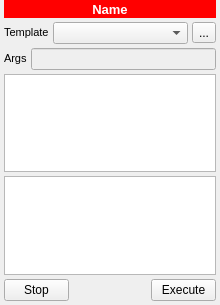
<?xml version="1.0" encoding="utf-8"?>
<!--
#############################################################################
# Copyright (C) 2017 - 2018 VTT Technical Research Centre of Finland
#
# This file is part of Spine Toolbox.
#
# Spine Toolbox is free software: you can redistribute it and/or modify
# it under the terms of the GNU Lesser General Public License as published by
# the Free Software Foundation, either version 3 of the License, or
# (at your option) any later version.
#
# This program is distributed in the hope that it will be useful,
# but WITHOUT ANY WARRANTY; without even the implied warranty of
# MERCHANTABILITY or FITNESS FOR A PARTICULAR PURPOSE.  See the
# GNU Lesser General Public License for more details.
#
# You should have received a copy of the GNU Lesser General Public License
# along with this program.  If not, see <http://www.gnu.org/licenses/>.
#############################################################################
-->
<ui version="4.0">
 <class>Form</class>
 <widget class="QWidget" name="Form">
  <property name="enabled">
   <bool>true</bool>
  </property>
  <property name="geometry">
   <rect>
    <x>0</x>
    <y>0</y>
    <width>220</width>
    <height>305</height>
   </rect>
  </property>
  <property name="sizePolicy">
   <sizepolicy hsizetype="Expanding" vsizetype="Expanding">
    <horstretch>0</horstretch>
    <verstretch>0</verstretch>
   </sizepolicy>
  </property>
  <property name="minimumSize">
   <size>
    <width>0</width>
    <height>0</height>
   </size>
  </property>
  <property name="contextMenuPolicy">
   <enum>Qt::CustomContextMenu</enum>
  </property>
  <property name="windowTitle">
   <string>Tool</string>
  </property>
  <layout class="QVBoxLayout" name="verticalLayout_3">
   <property name="spacing">
    <number>0</number>
   </property>
   <property name="leftMargin">
    <number>0</number>
   </property>
   <property name="topMargin">
    <number>0</number>
   </property>
   <property name="rightMargin">
    <number>0</number>
   </property>
   <property name="bottomMargin">
    <number>0</number>
   </property>
   <item>
    <layout class="QVBoxLayout" name="verticalLayout_2">
     <property name="spacing">
      <number>4</number>
     </property>
     <property name="leftMargin">
      <number>4</number>
     </property>
     <property name="topMargin">
      <number>0</number>
     </property>
     <property name="rightMargin">
      <number>4</number>
     </property>
     <property name="bottomMargin">
      <number>4</number>
     </property>
     <item>
      <widget class="QLabel" name="label_name">
       <property name="enabled">
        <bool>true</bool>
       </property>
       <property name="sizePolicy">
        <sizepolicy hsizetype="Preferred" vsizetype="Fixed">
         <horstretch>0</horstretch>
         <verstretch>0</verstretch>
        </sizepolicy>
       </property>
       <property name="minimumSize">
        <size>
         <width>0</width>
         <height>18</height>
        </size>
       </property>
       <property name="font">
        <font>
         <pointsize>10</pointsize>
         <weight>75</weight>
         <bold>true</bold>
        </font>
       </property>
       <property name="styleSheet">
        <string notr="true">background-color: rgb(255, 0, 0);
color: rgb(255, 255, 255);</string>
       </property>
       <property name="text">
        <string>Name</string>
       </property>
       <property name="alignment">
        <set>Qt::AlignCenter</set>
       </property>
       <property name="wordWrap">
        <bool>true</bool>
       </property>
      </widget>
     </item>
     <item>
      <layout class="QHBoxLayout" name="horizontalLayout_2">
       <property name="spacing">
        <number>4</number>
       </property>
       <item>
        <widget class="QLabel" name="label_tool_template">
         <property name="sizePolicy">
          <sizepolicy hsizetype="Fixed" vsizetype="Fixed">
           <horstretch>0</horstretch>
           <verstretch>0</verstretch>
          </sizepolicy>
         </property>
         <property name="maximumSize">
          <size>
           <width>16777215</width>
           <height>16777215</height>
          </size>
         </property>
         <property name="font">
          <font>
           <pointsize>8</pointsize>
          </font>
         </property>
         <property name="text">
          <string>Template</string>
         </property>
        </widget>
       </item>
       <item>
        <widget class="QComboBox" name="comboBox_tool">
         <property name="sizePolicy">
          <sizepolicy hsizetype="Expanding" vsizetype="Fixed">
           <horstretch>0</horstretch>
           <verstretch>0</verstretch>
          </sizepolicy>
         </property>
        </widget>
       </item>
       <item>
        <widget class="QToolButton" name="toolButton_tool_template_options">
         <property name="toolTip">
          <string>&lt;html&gt;&lt;head/&gt;&lt;body&gt;&lt;p&gt;Tool template options.&lt;/p&gt;&lt;/body&gt;&lt;/html&gt;</string>
         </property>
         <property name="text">
          <string>...</string>
         </property>
         <property name="icon">
          <iconset resource="resources/resources_icons.qrc">
           <normaloff>:/icons/tool_options.png</normaloff>:/icons/tool_options.png</iconset>
         </property>
         <property name="popupMode">
          <enum>QToolButton::InstantPopup</enum>
         </property>
        </widget>
       </item>
      </layout>
     </item>
     <item>
      <layout class="QHBoxLayout" name="horizontalLayout_3">
       <property name="spacing">
        <number>4</number>
       </property>
       <item>
        <widget class="QLabel" name="label_args">
         <property name="sizePolicy">
          <sizepolicy hsizetype="Fixed" vsizetype="Fixed">
           <horstretch>0</horstretch>
           <verstretch>0</verstretch>
          </sizepolicy>
         </property>
         <property name="font">
          <font>
           <pointsize>8</pointsize>
          </font>
         </property>
         <property name="text">
          <string>Args</string>
         </property>
        </widget>
       </item>
       <item>
        <widget class="QLineEdit" name="lineEdit_tool_args">
         <property name="enabled">
          <bool>false</bool>
         </property>
         <property name="font">
          <font>
           <pointsize>8</pointsize>
          </font>
         </property>
         <property name="cursor">
          <cursorShape>ArrowCursor</cursorShape>
         </property>
         <property name="focusPolicy">
          <enum>Qt::NoFocus</enum>
         </property>
         <property name="toolTip">
          <string>&lt;html&gt;&lt;head/&gt;&lt;body&gt;&lt;p&gt;Tool command line arguments. Edit tool definition file to change these.&lt;/p&gt;&lt;/body&gt;&lt;/html&gt;</string>
         </property>
         <property name="readOnly">
          <bool>true</bool>
         </property>
        </widget>
       </item>
      </layout>
     </item>
     <item>
      <widget class="QTreeView" name="treeView_input_files">
       <property name="sizePolicy">
        <sizepolicy hsizetype="Expanding" vsizetype="Expanding">
         <horstretch>0</horstretch>
         <verstretch>0</verstretch>
        </sizepolicy>
       </property>
       <property name="font">
        <font>
         <pointsize>8</pointsize>
        </font>
       </property>
       <property name="verticalScrollMode">
        <enum>QAbstractItemView::ScrollPerPixel</enum>
       </property>
       <property name="indentation">
        <number>5</number>
       </property>
       <property name="uniformRowHeights">
        <bool>true</bool>
       </property>
      </widget>
     </item>
     <item>
      <widget class="QTreeView" name="treeView_output_files">
       <property name="sizePolicy">
        <sizepolicy hsizetype="Expanding" vsizetype="Expanding">
         <horstretch>0</horstretch>
         <verstretch>0</verstretch>
        </sizepolicy>
       </property>
       <property name="font">
        <font>
         <pointsize>8</pointsize>
        </font>
       </property>
       <property name="verticalScrollMode">
        <enum>QAbstractItemView::ScrollPerPixel</enum>
       </property>
       <property name="indentation">
        <number>5</number>
       </property>
       <property name="uniformRowHeights">
        <bool>true</bool>
       </property>
      </widget>
     </item>
     <item>
      <layout class="QHBoxLayout" name="horizontalLayout">
       <property name="spacing">
        <number>6</number>
       </property>
       <item>
        <widget class="QPushButton" name="pushButton_stop">
         <property name="enabled">
          <bool>true</bool>
         </property>
         <property name="maximumSize">
          <size>
           <width>65</width>
           <height>23</height>
          </size>
         </property>
         <property name="toolTip">
          <string>&lt;html&gt;&lt;head/&gt;&lt;body&gt;&lt;p&gt;Stop execution&lt;/p&gt;&lt;/body&gt;&lt;/html&gt;</string>
         </property>
         <property name="autoFillBackground">
          <bool>false</bool>
         </property>
         <property name="text">
          <string>Stop</string>
         </property>
        </widget>
       </item>
       <item>
        <spacer name="horizontalSpacer">
         <property name="orientation">
          <enum>Qt::Horizontal</enum>
         </property>
         <property name="sizeHint" stdset="0">
          <size>
           <width>40</width>
           <height>20</height>
          </size>
         </property>
        </spacer>
       </item>
       <item>
        <widget class="QPushButton" name="pushButton_execute">
         <property name="maximumSize">
          <size>
           <width>65</width>
           <height>23</height>
          </size>
         </property>
         <property name="toolTip">
          <string>&lt;html&gt;&lt;head/&gt;&lt;body&gt;&lt;p&gt;Execute tool&lt;/p&gt;&lt;/body&gt;&lt;/html&gt;</string>
         </property>
         <property name="text">
          <string>Execute</string>
         </property>
        </widget>
       </item>
      </layout>
     </item>
    </layout>
   </item>
  </layout>
 </widget>
 <tabstops>
  <tabstop>treeView_input_files</tabstop>
  <tabstop>treeView_output_files</tabstop>
  <tabstop>pushButton_stop</tabstop>
  <tabstop>pushButton_execute</tabstop>
 </tabstops>
 <resources>
  <include location="resources/resources_icons.qrc"/>
 </resources>
 <connections/>
</ui>
